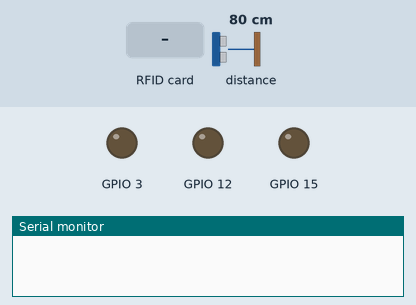
This sketch was run on a simulated ESP8266 (NodeMCU). Parts: output pins drawn as LEDs (lit = HIGH), the last lines printed to the serial monitor. Wiring (inferred from the names in the program): ultrasonic range finder: trigger GPIO 2; echo GPIO 0. Inputs (shaded band) come from the test bench; at power-on: distance to the obstacle 80 cm. The echo pulse lasts 58.3 µs per cm; pins used as bus, display or sensor lines are not drawn.

Above: at 1.2 s.
1.3 s: RFID card 5E 7A 19 C4 held to the reader
At 2.3 s:
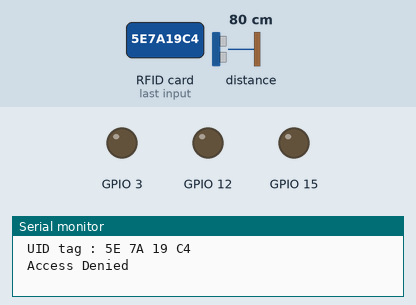
4.4 s: distance to the obstacle set to 5 cm
5.9 s: distance to the obstacle set to 2 cm
At 6.8 s:
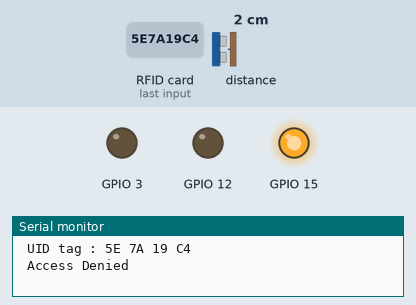
7.4 s: distance to the obstacle set to 4 cm
At 8.1 s:
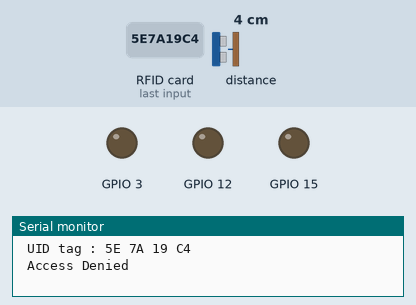
Timing chart, 0 to 9.9 s (numbered marks = the images above; inputs shaded):
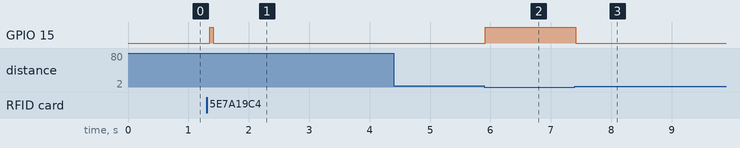

Measured:
- the behaviour switches between 4 and 3 cm on distance to the obstacle (found by bisection; images 1 and 2)
- after the input at 1.3 s, GPIO 15: LOW → HIGH after 0.06 s, → LOW 0.06 s later
- after the input at 4.4 s, every drawn part: stays the same
- after the input at 5.9 s, GPIO 15: LOW → HIGH at once
- after the input at 7.4 s, GPIO 15: HIGH → LOW at once

The sketch:

disco.ino
```cpp
#include <ESP8266WiFi.h>
#include <ThingerESP8266.h>


#define SS_PIN 4  //D2
#define RST_PIN 5 //D1
#include <SPI.h>
#include <MFRC522.h>


const int trigPin = 2;  //D4
const int echoPin = 0;  //D3
long duration;
int distance;

ThingerWifi thing("cyber_panda","parking101","cyber_panda");
MFRC522 mfrc522(SS_PIN, RST_PIN);   // Create MFRC522 instance.
int statuss = 0;
int out = 0;
//char a[50]="fhbkjhvy";


void setup()
{
  pinMode(trigPin, OUTPUT); // Sets the trigPin as an Output
  pinMode(echoPin, INPUT);
  pinMode(1,OUTPUT);// Sets the echoPin as an Input
  pinMode(3,OUTPUT);
  pinMode(15,OUTPUT);
  pinMode(4,OUTPUT);
  pinMode(12,OUTPUT);
  //thing.add_wifi(".","12345678");
//lcd.setBacklightPin(3,POSITIVE);
//lcd.setBacklight(HIGH);
//lcd.begin(16,2);
    Serial.begin(115200);
  // put your setup code here, to run once:
   Serial.begin(115200);   // Initiate a serial communication
  SPI.begin();      // Initiate  SPI bus
  mfrc522.PCD_Init();   // Initiate MFRC522

}
void rfid()
{
  if ( ! mfrc522.PICC_IsNewCardPresent())
  {
    return;
  }
  // Select one of the cards
  if ( ! mfrc522.PICC_ReadCardSerial())
            {
    return;
  }
  //Show UID on serial monitor
  Serial.println();
  Serial.print(" UID tag :");
  String content= "";
  byte letter;
  for (byte i = 0; i < mfrc522.uid.size; i++)
  {
     Serial.print(mfrc522.uid.uidByte[i] < 0x10 ? " 0" : " ");
     Serial.print(mfrc522.uid.uidByte[i], HEX);
     content.concat(String(mfrc522.uid.uidByte[i] < 0x10 ? " 0" : " "));
     content.concat(String(mfrc522.uid.uidByte[i], HEX));
  }
  content.toUpperCase();
  Serial.println();
  if (content.substring(1) == "65 F5 06 85") //change UID of the card that you want to give access
  {

   Serial.println(" Welcome Mr.Circuit ");
    delay(100);
    Serial.println(" Have FUN ");
    Serial.println();
    statuss = 1;

  }

  else   {
    //lcd.print(" Access Denied ");
      Serial.println(" Access Denied ");
    delay(50);
    digitalWrite(15,HIGH);
    delay(50);


  }
}

void ultra()
{
  digitalWrite(trigPin, LOW);
delayMicroseconds(2);

// Sets the trigPin on HIGH state for 10 micro seconds
digitalWrite(trigPin, HIGH);
delayMicroseconds(10);
digitalWrite(trigPin, LOW);

// Reads the echoPin, returns the sound wave travel time in microseconds
duration = pulseIn(echoPin, HIGH);

// Calculating the distance
distance= duration*0.034/2;
// Prints the distance on the Serial Monitor
//Serial.print("Distance: ");
//Serial.println(distance);
if(distance<3)
{
  digitalWrite(15,HIGH);
  //digitalWrite(3,LOW);

}
else
{
  digitalWrite(15,LOW);
  //digitalWrite(3,HIGH);
}
}
void loop()
{
  ultra();
  // Look for new cards
  rfid();
  // Clears the trigPin
  thing.handle();
}
```
